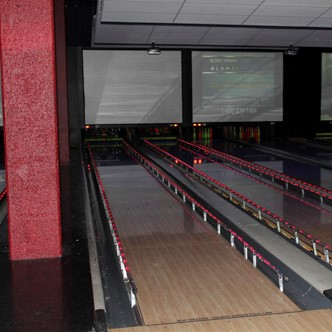
#> input picture src/bowling.jpg, 332 x 332 px
$ python focus.py
#> lines starting #> are read from the running program, lines starting #| are printed output that depends on the picture; after the words box and inside, x2 and y2 are one past the last pixel; in counts of white or black regions, pixels touching at a corner belong together; long printed decimals are rounded
import math

import cv2 as cv
import numpy as np

# Inefficient way to find intersections between all the lines. There must be a faster way to do this
def get_intersections(lines):
    points = []
    # Iterate through all the lines to find intersections
    for i in range(len(lines)):
        for j in range(i, len(lines)):
            x1, y1, x2, y2 = lines[i][0]
            x3, y3, x4, y4 = lines[j][0]

            denom = (x1 - x2) * (y3 - y4) - (y1 - y2) * (x3 - x4)

            if denom != 0:
                px = ((x1 * y2 - y1 * x2) * (x3 - x4) - (x1 - x2) * (x3 * y4 - y3 * x4)) / denom
                py = ((x1 * y2 - y1 * x2) * (y3 - y4) - (y1 - y2) * (x3 * y4 - y3 * x4)) / denom

                points.append((round(px), round(py)))

    return points


def focus():
    img = cv.imread("src/bowling.jpg")
#> img is the input picture: shape (332, 332, 3); mean B, G, R 68.3, 68.7, 87.4

    grey = cv.cvtColor(img, cv.COLOR_BGR2GRAY)
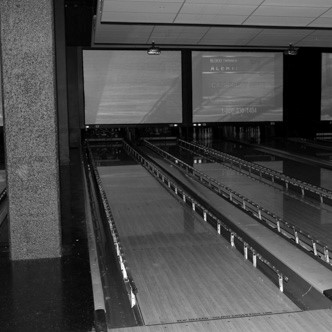
#> grey: shape (332, 332); min 0, max 255, mean 74.3

    # Blur
    # blur = cv.GaussianBlur(img, (5, 5), cv.BORDER_DEFAULT)

    # Edge Cascade (Canny)
    canny = cv.Canny(img, 100, 200)
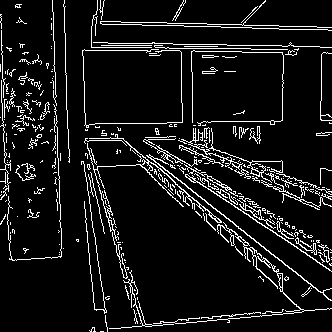
#> canny: shape (332, 332); 8.7% white in thin lines or dots
    # cv.imshow("Canny Edges", canny)

    lines = cv.HoughLinesP(canny, 1, np.pi / 90, 100, minLineLength=100, maxLineGap=150)
#> lines = 21 rows, first 6: [1, 41, 323, 293], [52, 0, 61, 256], [1, 19, 331, 30], [1, 48, 330, 270], [1, 38, 324, 309], [1, 16, 319, 27]

    # [12 lines of commented-out code are left out]

    heights = []
    grounds = []

    # Find which lines are truly vertical and which lines are truly horizontal
    for line in lines:
        x1, y1, x2, y2 = line[0]
        RED = (0, 0, 255)
        GREEN = (0, 255, 0)

        color = GREEN

        hdist = math.sqrt((y2 - y1) ** 2 + (x2 - x1) ** 2)
        ldist = abs(y2 - y1)
        angle = math.acos(ldist / hdist)

        # Use tolerance angles to make sure lines correspond to perpendicular surfaces.
        # This method should be improved. It will not work on all images
        if angle > 7*math.pi / 16:
            color = RED
            grounds.append(line)
        elif angle < 3*math.pi / 8:
            heights.append(line)
        else:
            continue

        cv.line(img, (x1, y1), (x2, y2), color, 1)
#> this loop made 21 passes
#> (x1, y1, x2, y2, color, hdist, ldist, angle) on passes 1 to 12: (1, 41, 323, 293, (0, 255, 0), 408.9, 252, 0.907), (52, 0, 61, 256, (0, 255, 0), 256.2, 256, 0.0351), (1, 19, 331, 30, (0, 0, 255), 330.2, 11, 1.54), (1, 48, 330, 270, (0, 255, 0), 396.9, 222, 0.977), (1, 38, 324, 309, (0, 255, 0), 421.6, 271, 0.873), (1, 16, 319, 27, (0, 0, 255), 318.2, 11, 1.54), (51, 19, 139, 326, (0, 255, 0), 319.4, 307, 0.279), (1, 45, 293, 45, (0, 0, 255), 292, 0, 1.57), (9, 48, 320, 309, (0, 255, 0), 406, 261, 0.873), (64, 23, 107, 331, (0, 255, 0), 311, 308, 0.139), (2, 59, 327, 247, (0, 255, 0), 375.5, 188, 1.05), (1, 49, 331, 271, (0, 255, 0), 397.7, 222, 0.979)
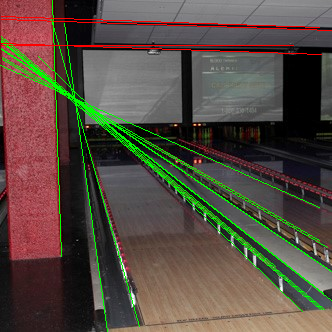
#> img: shape (332, 332, 3); 4.86% of pixels changed, all inside (x1, y1, x2, y2) = (0, 0, 332, 332)
#> after the loop, grounds = [[[1, 19, 331, 30]], [[1, 16, 319, 27]], [[1, 45, 293, 45]], [[1, 43, 321, 54]]]; heights = 15 items, first 6: [[1, 41, 323, 293]], [[52, 0, 61, 256]], [[1, 48, 330, 270]], [[1, 38, 324, 309]], [[51, 19, 139, 326]], [[9, 48, 320, 309]]

    # m -> median; h -> height
    points = get_intersections(heights)
#> the loop in get_intersections, `for i in range(len(lines)):` made 15 passes
#> after the loop in get_intersections, `for i in range(len(lines)):`: points = 105 pairs, first value -15004 to 28154, second value -12551 to 23668
    arr = np.array(points)
#> arr has the same summary as points in get_intersections
    mhy = int(np.median(arr[:, 1].astype(float)))
#> mhy = 98
    mhx = int(np.median(arr[:, 0].astype(float)))
#> mhx = 74
    v1 = np.array((mhx, mhy))
#> v1 = [74, 98]

    # m -> median; g -> ground
    points = get_intersections(grounds)
#> the loop in get_intersections (call 2), `for i in range(len(lines)):` made 4 passes
#> points = [(2386, 98), (781, 45), (-23039, -749), (839, 45), (124888, 4336), (59, 45)]
    arr = np.array(points)
#> arr = [[2386, 98], [781, 45], [-23039, -749], [839, 45], [124888, 4336], [59, 45]]
    mgy = int(np.median(arr[:, 1].astype(float)))
#> mgy = 45
    mgx = int(np.median(arr[:, 0].astype(float)))
#> mgx = 810
    v2 = np.array((mgx, mgy))
#> v2 = [810, 45]

    cv.circle(img, (mhx, mhy), radius = 1, color = (255, 0, 255), thickness=5)
#> img: shape (332, 332, 3); 0.04% of pixels changed, all inside (x1, y1, x2, y2) = (70, 94, 79, 103)

    # cv.imshow("Hough", img)

    # Arbitrary point and the center of the image
    x1 = int(img.shape[1] / 2)
#> x1 = 166
    x2 = 167
    y1 = int(img.shape[0] / 2)
#> y1 = 166
    y2 = 180

    c = np.array((x1, y1))
#> c = [166, 166]

    # Find projection of image center on intersection line (Vi in the paper)
    x3 = mhx
#> x3 = 74
    x4 = mgx
#> x4 = 810
    y3 = mhy
#> y3 = 98
    y4 = mgy
#> y4 = 45
    denom = (x1 - x2) * (y3 - y4) - (y1 - y2) * (x3 - x4)
#> denom = -10357

    if denom != 0:
        vix = ( (x1*y2 - y1*x2) * (x3 - x4) - (x1 - x2) * (x3*y4 - y3*x4) ) / denom
#> vix = 160.7
        viy = ( (x1*y2 - y1*x2) * (y3 - y4) - (y1 - y2) * (x3*y4 - y3*x4) ) / denom
#> viy = 91.76
        vi = np.array((round(vix), round(viy)))
#> vi = [161, 92]


    cv.circle(img, vi, radius = 1, color = (255, 0, 255), thickness=5)
#> img: shape (332, 332, 3); mean B, G, R 65.6, 75.5, 86.6
    cv.circle(img, c, radius = 1, color = (255, 0, 255), thickness=5)
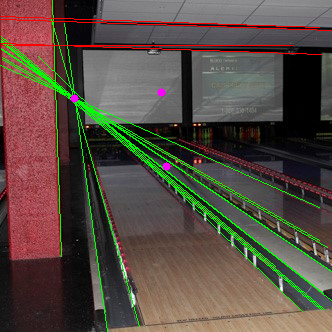
#> img: shape (332, 332, 3); mean B, G, R 65.7, 75.5, 86.7

    # cv.imshow("Hough", img)

    viv2 = np.linalg.norm(vi - v2) / 332 * 100
#> viv2 = 196
    v1vi = np.linalg.norm(v1 - vi) / 332 * 100
#> v1vi = 26.27
    oivi = np.linalg.norm(c - vi) / 332 * 100
#> oivi = 22.34

    ocvi = math.sqrt(v1vi * viv2)
#> ocvi = 71.75
    f = math.sqrt((ocvi**2) - (oivi**2))
#> f = 68.18

    print(f)
#| 68.184

    # Calculate Rotation Matrix
    ## First, find x, y, and z vectors
    oc = np.array((0, 0))
    ocv1 = np.linalg.norm(oc - v1) / 332 * 100
#> ocv1 = 36.99
    ocv2 = np.linalg.norm(oc - v2) / 332 * 100
#> ocv2 = 244.4

    xc = [v1[0] / ocv1, v1[1] / ocv1, f / ocv1]
#> xc = [2, 2.65, 1.84]
    yc = [v2[0] / ocv2, v2[1] / ocv2, f / ocv2]
#> yc = [3.31, 0.184, 0.279]
    zc = np.cross(xc, yc)
#> zc = [0.4, 5.55, -8.41]

    # Now find R
    denom1 = math.sqrt(v1[0]**2 + v1[1]**2 + f)
#> denom1 = 123.1
    denom2 = math.sqrt(v2[0]**2 + v2[1]**2 + f)
#> denom2 = 811.3

    R1 = [v1[0] / denom1, v2[0] / denom2, zc[0]]
#> R1 = [0.601, 0.998, 0.4]
    R2 = [v1[1] / denom1, v2[1] / denom2, zc[1]]
#> R2 = [0.796, 0.0555, 5.55]
    R3 = [f / denom1, f / denom2, zc[2]]
#> R3 = [0.554, 0.084, -8.41]

    R = [R1, R2, R3]
#> R = [[0.601, 0.998, 0.4], [0.796, 0.0555, 5.55], [0.554, 0.084, -8.41]]

    print(R)
#| [[0.6012, 0.9984, 0.3998], [0.7962, 0.05547, 5.552], [0.554, 0.08404, -8.414]]

    # Apply R to a 2x2x2 cube
    pt = [[1], [1], [1]]
    print(np.matmul(R, pt))
#| [[ 1.999]
#|  [ 6.404]
#|  [-7.776]]

    pt = [[1], [1], [-1]]
    print(np.matmul(R, pt))
#| [[ 1.200]
#|  [-4.701]
#|  [ 9.052]]

    pt = [[1], [-1], [1]]
    print(np.matmul(R, pt))
#| [[ 2.67241215e-03]
#|  [ 6.29321729e+00]
#|  [-7.94439992e+00]]

    pt = [[1], [-1], [-1]]
    print(np.matmul(R, pt))
#| [[-0.797]
#|  [-4.812]
#|  [ 8.884]]

    pt = [[-1], [1], [1]]
    print(np.matmul(R, pt))
#| [[ 0.797]
#|  [ 4.812]
#|  [-8.884]]

    pt = [[-1], [1], [-1]]
    print(np.matmul(R, pt))
#| [[-2.67241215e-03]
#|  [-6.29321729e+00]
#|  [ 7.94439992e+00]]

    pt = [[-1], [-1], [1]]
    print(np.matmul(R, pt))
#| [[-1.200]
#|  [ 4.701]
#|  [-9.052]]

    pt = [[-1], [-1], [-1]]
    print(np.matmul(R, pt))
#| [[-1.999]
#|  [-6.404]
#|  [ 7.776]]

    # cv.waitKey(0)

    return f

focus()
